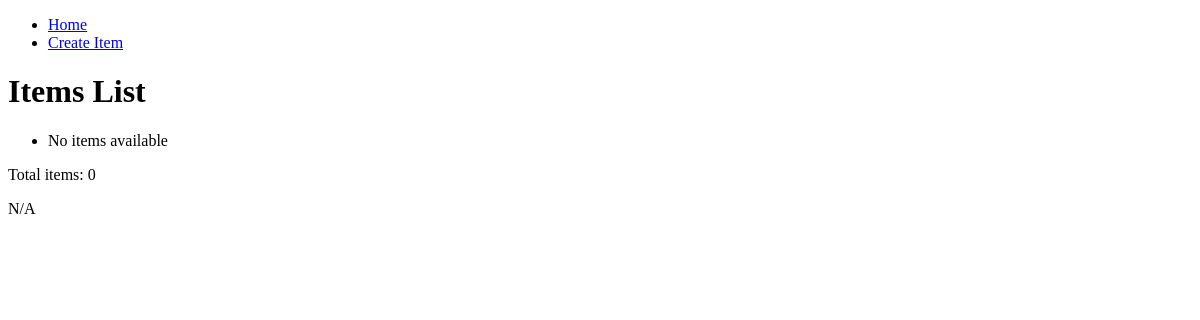
Page /items/ on the earlier database version.
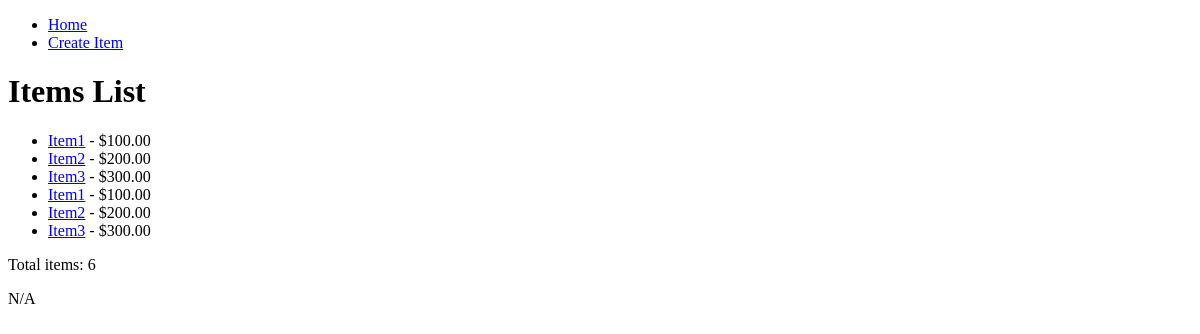
Same page on the later database version.
### booking/models.py (models this page shows, shortened)
class Item(models.Model):
    name = models.CharField(max_length=100)
    description = models.TextField()
    price = models.DecimalField(max_digits=10, decimal_places=2)

### booking/views.py (the view)
# urls.py: path('', ItemListView.as_view(), name='item-list'),
class ItemListView(ListView):
    model = Item
    template_name = 'item_list.html'
    context_object_name = 'items'

### booking/templates/item_list.html (shortened to what this page needs)
{% extends 'base.html' %}
{% block content %}
<h1>Items List</h1>
<ul>
    {% for item in items %}
        <li><a href="{% url 'item-detail' item.pk %}">{{ item.name }}</a> - ${{ item.price }}</li>
    {% empty %}
        <li>No items available</li>
    {% endfor %}
</ul>
    <p>Total items: {{ items|length }}</p>
    <p>{{ object.price|default:"N/A" }}</p>
{% endblock %}

### booking/templates/base.html (shortened to what this page needs)
<!DOCTYPE html>
<html lang="en">
<head>
</head>
<body>
    <header>
        <nav>
            <ul>
                <li><a href="{% url 'item-list' %}">Home</a></li>
                <li><a href="{% url 'item-create' %}">Create Item</a></li>
            </ul>
        </nav>
    </header>
    <div class="content">
        {% block content %}{% endblock %}
    </div>
</body>
</html>

Differences in the rows shown:
added Item: name "Item1", price "100.00"
added Item: name "Item2", price "200.00"
added Item: name "Item3", price "300.00"
added Item: name "Item1", price "100.00"
added Item: name "Item2", price "200.00"
added Item: name "Item3", price "300.00"
Other differences:
{{ items|length }}: "0" → "6"
text no longer shown: "No items available"
